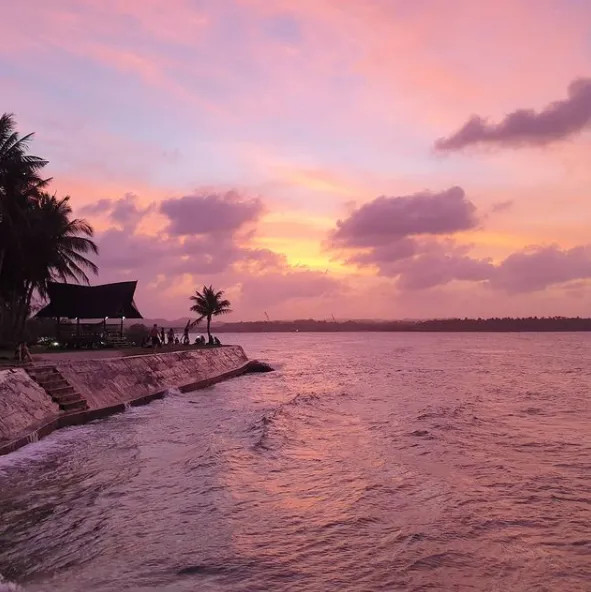
#> input picture Imagens/Praia.jpg, 591 x 592 px, found by its file name
$ python 'Aplicação da Decomposição de Canais - Exemplo 2 - Versão 1.0.0.py'
#> lines starting #> are read from the running program, lines starting #| are printed output that depends on the picture; long printed decimals are rounded
#
########################################################################
# Importação das Bibliotecas Necessárias
########################################################################
#
import numpy as np
import matplotlib.pyplot as plt
import pandas as pd
from skimage.io import imshow, imread
from skimage.util import img_as_ubyte
from pathlib import Path
import os

#
########################################################################
# Funções de Apoio
########################################################################
#
def LimpaTerminal ():
    if os.name == "nt":
       _ = os.system( "cls" )
    else:
      _ = os.system( "clear ")
    return ()

def EstatisticaCanal (imgImagem):
    dfCor = []
    for iAux in range(0, 3):
        CorMaxima =np.max(imgImagem[:,:,iAux])
        CorMedia = np.mean(imgImagem[:,:,iAux])
        CorMediana = np.median(imgImagem[:,:,iAux])
        Percentil90 = np.percentile(imgImagem[:,:,iAux], 90, axis=(0,1))
        Percentil95 = np.percentile(imgImagem[:,:,iAux], 95, axis=(0,1))
        Percentil99 = np.percentile(imgImagem[:,:,iAux], 99, axis=(0,1))

        Linha = (CorMaxima, CorMedia, CorMediana, Percentil90, Percentil95, Percentil99)
        dfCor.append(Linha)

    dfResultado = pd.DataFrame (
                                dfCor,
                                index = ["Vermelho", "Verde", "Azul"],
                                columns = ["Maximo", "Media", "Mediana", "Percentil_90","Percentil_95", "Percentil_99"]
                               )
    return (dfResultado)


def AjustePercentil (imgImagem):
    Figura, Grafico = plt.subplots(2, 3)
    AzulPercentil = 99.75
    Parametros =    [
                    [99] + [99] + [AzulPercentil] + [99] ,
                    [95] + [95] + [AzulPercentil] + [95] ,
                    [90] + [90] + [AzulPercentil] + [90] ,
                    [85] + [85] + [AzulPercentil] + [85] ,
                    [80] + [80] + [AzulPercentil] + [80]
                    ]

    Grafico[0][0].imshow(imgImagem)
    Grafico[0][0].set_title("Original", fontsize = 11)
    Grafico[0][1].imshow    (
                                img_as_ubyte
                                (
                                    (
                                        imgImagem /
                                        [
                                            np.percentile(imgImagem[:,:,iAux], Parametros[0][iAux], axis=(0, 1)) for iAux in range(0, 3)
                                        ]
                                    ).clip(0,1)
                                )
                            )

    Grafico[0][1].set_title("Azul : {}, Outros : {}".format(AzulPercentil, Parametros[0][1], fontsize = 11))
    Grafico[0][2].imshow    (
                                img_as_ubyte
                                (
                                    (
                                        imgImagem /
                                        [
                                            np.percentile(imgImagem[:,:,iAux], Parametros[1][iAux], axis=(0, 1)) for iAux in range(0, 3)
                                        ]
                                    ).clip(0,1)
                                )
                            )

    Grafico[0][2].set_title("Azul : {}, Outros : {}".format(AzulPercentil, Parametros[1][1], fontsize = 11))
    Grafico[1][0].imshow    (
                                img_as_ubyte
                                (
                                    (
                                        imgImagem /
                                        [
                                            np.percentile(imgImagem[:,:,iAux], Parametros[2][iAux], axis=(0, 1)) for iAux in range(0, 3)
                                        ]
                                    ).clip(0,1)
                                )
                            )

    Grafico[1][0].set_title("Azul : {}, Outros : {}".format(AzulPercentil,Parametros[2][1], fontsize = 11))
    Grafico[1][1].imshow    (
                                img_as_ubyte
                                (
                                    (
                                        imgImagem /
                                        [
                                            np.percentile(imgImagem[:,:,iAux], Parametros[3][iAux], axis=(0, 1)) for iAux in range(0, 3)
                                        ]
                                    ).clip(0,1)
                                )
                            )

    Grafico[1][1].set_title("Azul : {}, Outros : {}".format(AzulPercentil,Parametros[3][1], fontsize = 11))
    Grafico[1][2].imshow    (
                                img_as_ubyte
                                (
                                    (
                                        imgImagem /
                                        [
                                            np.percentile(imgImagem[:,:,iAux], Parametros[4][iAux], axis=(0, 1)) for iAux in range(0, 3)
                                        ]
                                    ).clip(0,1)
                                )
                            )

    Grafico[1][2].set_title("Azul : {}, Outros : {}".format(AzulPercentil,Parametros[4][1], fontsize = 11))
    plt.tight_layout()
    plt.show ()
    return ()

#
########################################################################
# Definições Gerais
########################################################################
#
NomeImagem  = "Praia.jpg"
dirRaiz = Path.home()
dirBase = "/home/asoares/Insync/alexandre.asoares@gmail.com/OneDrive/Atividades/LocalCV"
dirImagem = "Imagens"
dirCaminhoImagem = str(Path(dirRaiz, dirBase, dirImagem, NomeImagem))

#
########################################################################
# Lendo a Imagem
########################################################################
#
try:
  imgBase = imread(dirCaminhoImagem)
#> imgBase is the input picture: shape (592, 591, 3); mean R, G, B 173.8, 121.4, 131.6
except:
    os.system ("clear")
    print( "Não Foi Localizada a Imagem : ", NomeImagem)
    exit ()

#
########################################################################
# Mostrando a Imagem nos Diferentes Canais
########################################################################
#
rgbLista = ["Reds","Greens","Blues"]
rgbTitulo = ["Canal Vermelho", "Canal Verde", "Canal Azul"]
Figura, Grafico = plt.subplots (1, 3)

for iAux in range(3):
    Grafico[iAux].imshow(imgBase[:,:,iAux], cmap = rgbLista[iAux])
    Grafico[iAux].set_title(rgbTitulo[iAux], fontsize = 11)

plt.tight_layout()
plt.show ()
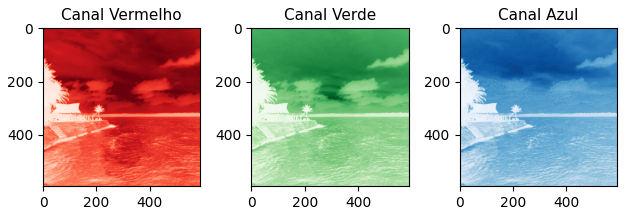
#> figure drawn by matplotlib, 3 panels

#
########################################################################
# Identifica Qual o Canal Predominante
########################################################################
#
dfResultado = EstatisticaCanal (imgBase)
#> the loop in EstatisticaCanal, `for iAux in range(0, 3):` made 3 passes
#> (CorMaxima, CorMedia, CorMediana, Percentil90, Percentil95, Percentil99) on passes 1 to 3: (255, 173.8, 183, 239, 245, 254), (249, 121.4, 118, 184, 192, 203), (242, 131.6, 131, 200, 207, 216)
#> after the loop in EstatisticaCanal, `for iAux in range(0, 3):`: dfCor = [(255, 173.8, 183, 239, 245, 254), (249, 121.4, 118, 184, 192, 203), (242, 131.6, 131, 200, 207, 216)]
#> in EstatisticaCanal, `dfResultado = pd.DataFrame ( dfCor, index = ["Vermelho", "Verde", "Azu..`: dfResultado = table of 3 rows and 6 columns
#> dfResultado = table of 3 rows and 6 columns
LimpaTerminal ()
print (dfResultado)
#|           Maximo       Media  Mediana  Percentil_90  Percentil_95  Percentil_99
#| Vermelho     255  173.827    183.0         239.0         245.0         254.0
#| Verde        249  121.352    118.0         184.0         192.0         203.0
#| Azul         242  131.625    131.0         200.0         207.0         216.0

#
########################################################################
# Aplica a Correção
########################################################################
#
AjustePercentil (imgBase)
#> in AjustePercentil, `plt.show ()`:
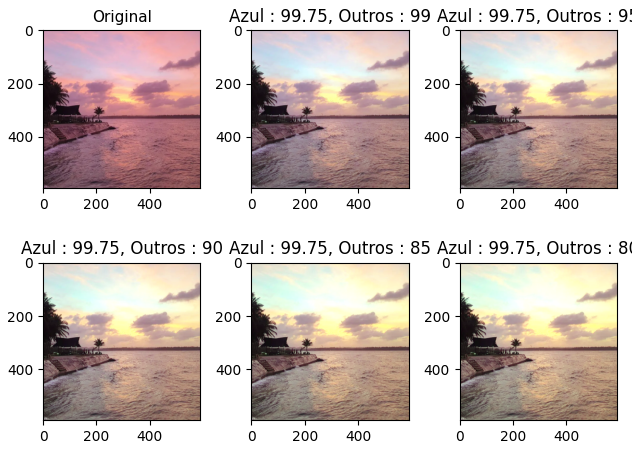
#> figure drawn by matplotlib, 6 panels

#
########################################################################
# Melhorando a Correção em Partes
########################################################################
#
Parametros =    [
                [99.9] + [97.75]*3,
                [99.75] + [92]*3
                ]

Figura, Grafico = plt.subplots(2, 2)
Grafico[0][0].imshow(imgBase[0:320])
Grafico[0][0].set_title("Céu Original", fontsize = 11)

Grafico[1][0].imshow(imgBase[320:])
Grafico[1][0].set_title("Oceano Original", fontsize = 11)

imgCeuAjustado = img_as_ubyte(((imgBase[0:320]/ [np.percentile(imgBase[:,:,i], Parametros[0][i], axis=(0, 1)) for i in range(3)]).clip(0,1)))
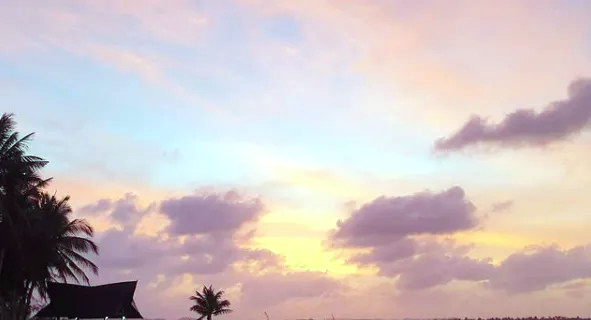
#> imgCeuAjustado: shape (320, 591, 3); mean R, G, B 204, 192.3, 192.5
Grafico[0][1].imshow(  imgCeuAjustado )
Grafico[0][1].set_title("Céu Ajustado", fontsize = 11)

imgOceanoAjustado = img_as_ubyte(((imgBase[320:]/ [np.percentile(imgBase[:,:,i], Parametros[1][i], axis=(0, 1)) for i in range(3)]).clip(0,1)))
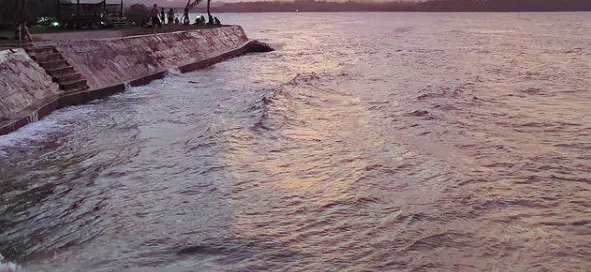
#> imgOceanoAjustado: shape (272, 591, 3); mean R, G, B 138.4, 119, 122
Grafico[1][1].imshow(imgOceanoAjustado)
Grafico[1][1].set_title("Oceano Ajustado", fontsize = 11)

Figura.tight_layout()
plt.show ()
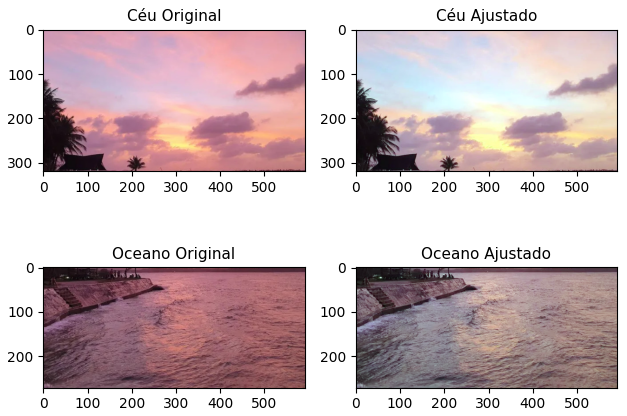
#> figure drawn by matplotlib, 4 panels

#
########################################################################
# Resultado Final
########################################################################
#
Figura, Grafico = plt.subplots(1, 1)
Grafico.imshow(np.concatenate((imgCeuAjustado, imgOceanoAjustado), axis=0))
Grafico.set_title("Resultado Final", fontsize = 11)
Figura.tight_layout()
plt.show ()
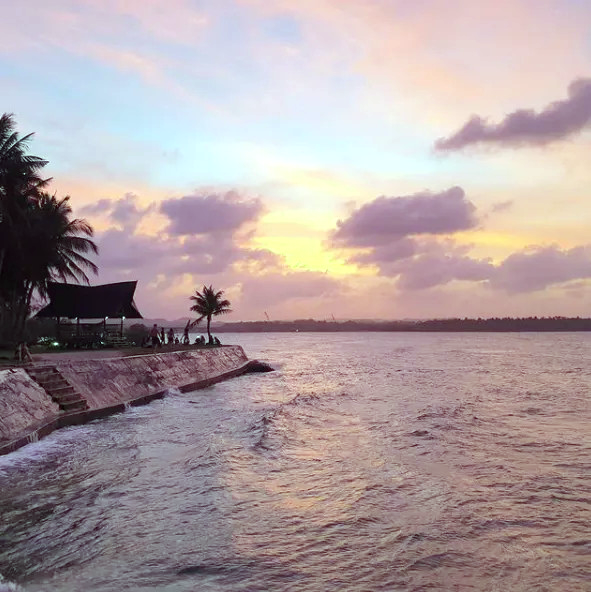
#> shown: shape (592, 591, 3); mean R, G, B 173.8, 158.6, 160.1

########################################################################
# FIM DO PROGRAMA
########################################################################

$ run again, with Imagens/AmigosEscritorio.jpg copied over Imagens/Praia.jpg
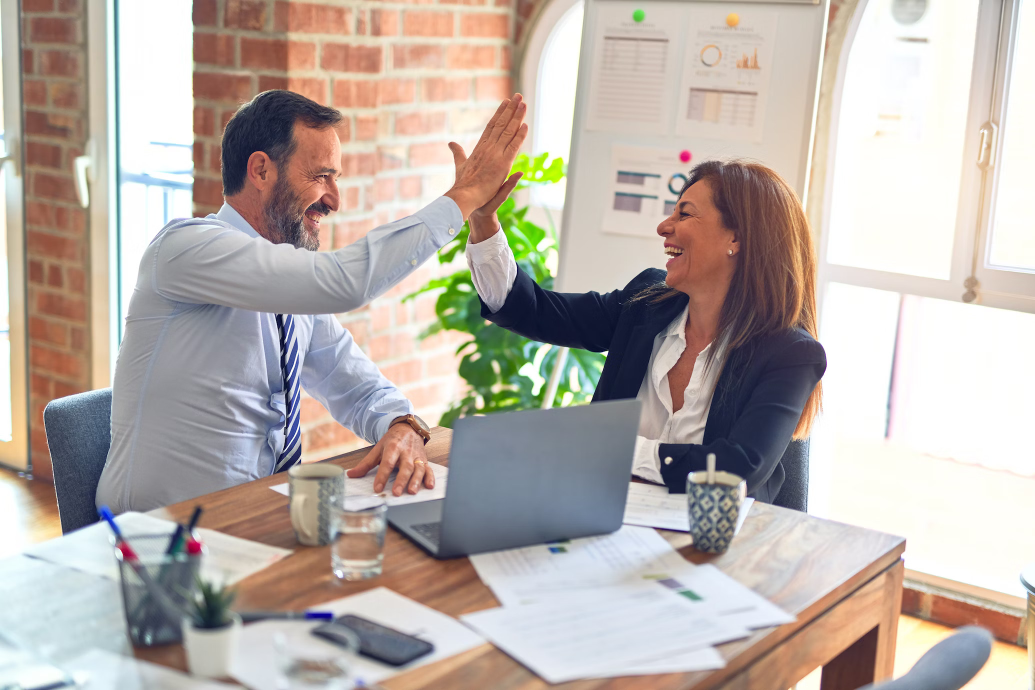
#> input picture Imagens/AmigosEscritorio.jpg, 2070 x 1380 px, found by its file name (shown at 1/2 size)
#> imgBase is the input picture: shape (1380, 2070, 3); mean R, G, B 185.3, 175.7, 169.5
#> `plt.show ()`:
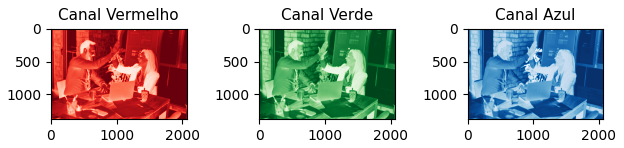
#> figure drawn by matplotlib, 3 panels
#> the loop in EstatisticaCanal, `for iAux in range(0, 3):` made 3 passes
#> (CorMedia, CorMediana, Percentil90, Linha) on passes 1 to 3: (185.3, 205, 255, (255, 185.3, 205, 255, 255, 255)), (175.7, 192, 255, (255, 175.7, 192, 255, 255, 255)), (169.5, 179, 253, (255, 169.5, 179, 253, 255, 255))
#> after the loop in EstatisticaCanal, `for iAux in range(0, 3):`: dfCor = [(255, 185.3, 205, 255, 255, 255), (255, 175.7, 192, 255, 255, 255), (255, 169.5, 179, 253, 255, 255)]
#> in EstatisticaCanal, `dfResultado = pd.DataFrame ( dfCor, index = ["Vermelho", "Verde", "Azu..`: dfResultado = table of 3 rows and 6 columns
#|           Maximo       Media  Mediana  Percentil_90  Percentil_95  Percentil_99
#| Vermelho     255  185.343    205.0         255.0         255.0         255.0
#| Verde        255  175.734    192.0         255.0         255.0         255.0
#| Azul         255  169.511    179.0         253.0         255.0         255.0
#> `plt.show ()`:
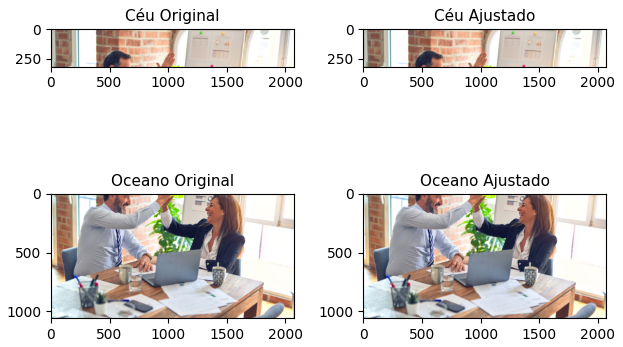
#> figure drawn by matplotlib, 4 panels
